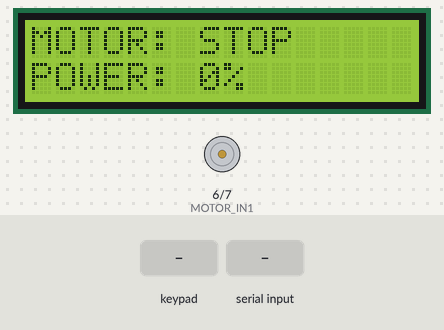
This program was run on a simulated Arduino Mega 2560, built with avr-gcc and run on an emulated ATmega2560. On the bench: 16×2 character LCD, motor-driver pin pairs drawn as motors (green arrow = first pin HIGH = forward, orange = second pin HIGH = backward, longer = more drive, scaled by the enable pin). The inputs (shaded band) are chosen by the test bench. What the program prints to the serial monitor is not drawn.

Above: at 3.0 s.
3.1 s: keypad keys 2 2 2 3 2 4 2 5 A pressed 0.4 s apart
At 3.6 s:
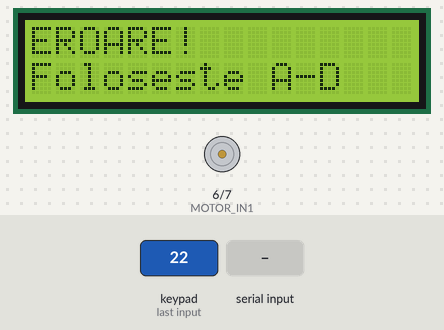
8.2 s: "motor\n" received over Serial
At 8.8 s:
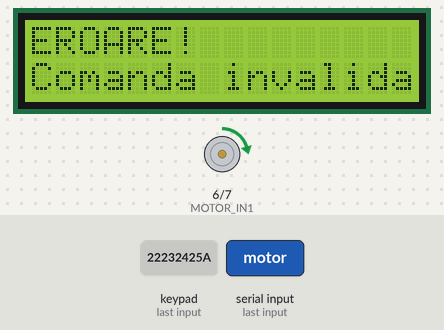
11.0 s: key 'C' pressed
At 11.7 s:
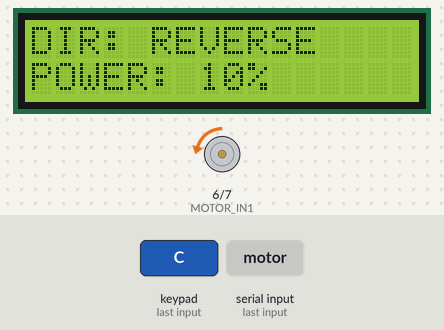
12.6 s: "motor max\n" received over Serial
At 13.9 s:
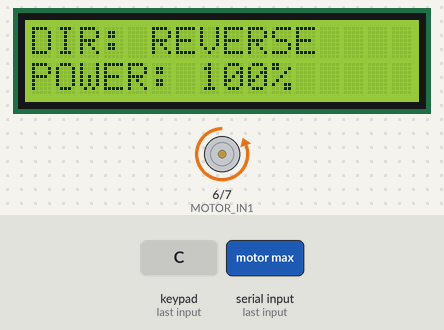
14.2 s: key '*' pressed
At 15.1 s:
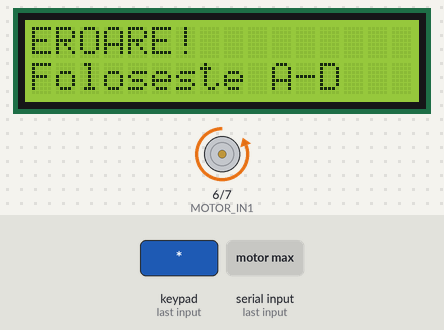
17.2 s: key 'C' pressed
At 18.2 s:
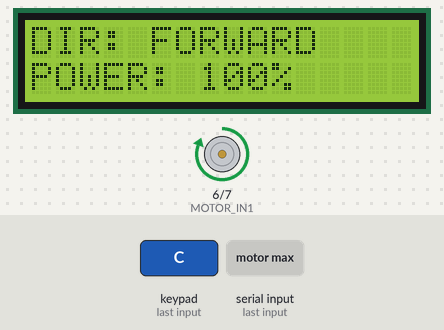
Timing chart, 0 to 19.8 s (numbered marks = the images above; inputs shaded):
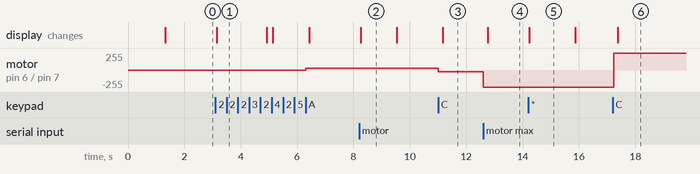

Measured:
- after the input at 3.1 s, motor on pin 6 (MOTOR_IN1) / pin 7 (MOTOR_IN2): stopped → forward 25/255 after 3.2 s; the display: changes after 0.05 s (image 1)
- after the input at 8.2 s, the display: changes after 0.05 s (image 2)
- after the input at 11.0 s, motor on pin 6 (MOTOR_IN1) / pin 7 (MOTOR_IN2): forward 25/255 → backward 25/255 at once; the display: changes after 0.17 s (image 3)
- after the input at 12.6 s, motor on pin 6 (MOTOR_IN1) / pin 7 (MOTOR_IN2): backward 25/255 → backward 255/255 at once; the display: changes after 0.17 s (image 4)
- after the input at 14.2 s, the display: changes at once (image 5)
- after the input at 17.2 s, motor on pin 6 (MOTOR_IN1) / pin 7 (MOTOR_IN2): backward 255/255 → forward 255/255 at once; the display: changes after 0.19 s (image 6)
- what the display in image 2 shows lasts 1.2 s, from 8.3 s to 9.5 s

The program:

main.cpp
```cpp
#include <Arduino.h>

#include "keypad_input.h"
#include "lcd_display.h"
#include "motor_control.h"
#include "motor_driver.h"
#include "reporting.h"
#include "serial_input.h"
#include "stdio_redirect.h"

void setup() {
    Serial.begin(9600);
    initStdio();
    initMotorDriver();
    initLcd();
    initKeypad();

    stopMotor();
    displayMotorState();

    printf("\nSistem initializat!\n");
    printf("Motor initial: STOP\n");
    showMenu();
    reportChange();
    printf("\nIntrodu o comanda: ");
}

void loop() {
    readSerialCommand();
    readKeypad();
    periodicReport();
}
```

command_processor.h
```cpp
#pragma once

void normalizeCommand(char* text);
void processSerialCommand(char* command);
```

motor_control.h
```cpp
#pragma once

int clampPower(int power);
void setMotorPower(int power);
void stopMotor();
void maxMotor();
void increaseMotorPower();
void decreaseMotorPower();
void reverseMotorDirection();
```

reporting.h
```cpp
#pragma once

void reportMotorState();
void reportChange();
void showMenu();
void periodicReport();
```

serial_input.h
```cpp
#pragma once

void readSerialCommand();
```

stdio_redirect.h
```cpp
#pragma once

void initStdio();
```

system_state.h
```cpp
#pragma once

extern int motorPower;
extern int motorDirection;
extern unsigned long lastReport;
```

command_processor.cpp
```cpp
#include <Arduino.h>
#include <ctype.h>
#include <stdio.h>
#include <stdlib.h>
#include <string.h>

#include "command_processor.h"
#include "config.h"
#include "lcd_display.h"
#include "motor_control.h"
#include "reporting.h"

void normalizeCommand(char* text) {
    size_t readIndex = 0;
    size_t writeIndex = 0;
    bool previousSpace = false;

    while (isspace((unsigned char)text[readIndex])) readIndex++;

    while (text[readIndex] != '\0') {
        char c = (char)tolower((unsigned char)text[readIndex++]);
        if (isspace((unsigned char)c)) {
            if (writeIndex > 0 && !previousSpace) {
                text[writeIndex++] = ' ';
                previousSpace = true;
            }
        }
        else {
            text[writeIndex++] = c;
            previousSpace = false;
        }
    }

    if (writeIndex > 0 && text[writeIndex - 1] == ' ') writeIndex--;
    text[writeIndex] = '\0';
}

void processSerialCommand(char* command) {
    normalizeCommand(command);
    if (command[0] == '\0') return;

    printf("\n[COMANDA] %s\n", command);
    char action[16] = "";
    char subcommand[16] = "";
    char valueText[16] = "";
    char extra[2] = "";
    int count = sscanf(command, "%15s %15s %15s %1s", action, subcommand, valueText, extra);

    if (count == 3 && strcmp(action, "motor") == 0 && strcmp(subcommand, "set") == 0) {
        char* endPtr;
        long value = strtol(valueText, &endPtr, 10);
        if (endPtr == valueText || *endPtr != '\0' || value < MIN_POWER || value > MAX_POWER) {
            printf("[EROARE] Puterea trebuie sa fie intre -100 si 100.\n");
            displayError("Valoare invalida");
            return;
        }
        setMotorPower((int)value);
        printf("[OK] Puterea motorului a fost setata.\n");
        reportChange();
    }
    else if (strcmp(command, "motor stop") == 0) {
        stopMotor();
        printf("[OK] Motor oprit!\n");
        reportChange();
    }
    else if (strcmp(command, "motor max") == 0) {
        maxMotor();
        printf("[OK] Putere maxima!\n");
        reportChange();
    }
    else if (strcmp(command, "motor inc") == 0) {
        increaseMotorPower();
        reportChange();
    }
    else if (strcmp(command, "motor dec") == 0) {
        decreaseMotorPower();
        reportChange();
    }
    else if (strcmp(command, "status") == 0) reportChange();
    else if (strcmp(command, "help") == 0) showMenu();
    else {
        printf("[EROARE] Comanda necunoscuta!\n");
        printf("Tasteaza help pentru comenzi.\n");
        displayError("Comanda invalida");
    }
}
```

motor_control.cpp
```cpp
#include <Arduino.h>
#include <stdio.h>

#include "config.h"
#include "motor_control.h"
#include "motor_driver.h"
#include "system_state.h"

int clampPower(int power) {
    return constrain(power, MIN_POWER, MAX_POWER);
}

void setMotorPower(int power) {
    power = clampPower(power);
    motorPower = power;

    if (power > 0) {
        motorDirection = 1;
    }
    else if (power < 0) {
        motorDirection = -1;
    }

    writeMotorHardware(motorPower);
}

void stopMotor() {
    setMotorPower(0);
}

void maxMotor() {
    setMotorPower(motorDirection * MAX_POWER);
}

void increaseMotorPower() {
    int currentMagnitude = abs(motorPower);

    if (currentMagnitude >= MAX_POWER) {
        printf("[LIMITA] Puterea maxima a fost atinsa!\n");
        return;
    }

    int newMagnitude = min(currentMagnitude + POWER_STEP, MAX_POWER);
    setMotorPower(motorDirection * newMagnitude);
}

void decreaseMotorPower() {
    int currentMagnitude = abs(motorPower);

    if (currentMagnitude == 0) {
        printf("[LIMITA] Motorul este deja oprit!\n");
        return;
    }

    int newMagnitude = max(currentMagnitude - POWER_STEP, 0);
    setMotorPower(motorDirection * newMagnitude);
}

void reverseMotorDirection() {
    motorDirection *= -1;

    if (motorPower != 0) {
        setMotorPower(motorDirection * abs(motorPower));
    }
}
```

reporting.cpp
```cpp
#include <Arduino.h>
#include <stdio.h>

#include "config.h"
#include "lcd_display.h"
#include "reporting.h"
#include "system_state.h"

void reportMotorState() {
    const char* direction;
    if (motorPower > 0) direction = "FORWARD";
    else if (motorPower < 0) direction = "REVERSE";
    else direction = "STOP";

    int pwmValue = map(abs(motorPower), 0, 100, 0, 255);
    printf("\n------- STARE MOTOR -------\n");
    printf("Directie: %s\n", direction);
    printf("Putere setata: %d%%\n", motorPower);
    printf("PWM: %d / 255\n", pwmValue);
    printf("Directie memorata: %s\n", motorDirection == 1 ? "FORWARD" : "REVERSE");
    printf("---------------------------\n");
    displayMotorState();
}

void reportChange() {
    reportMotorState();
    lastReport = millis();
}

void showMenu() {
    printf("\n================================\n");
    printf(" LABORATOR 4.2 - MOTOR L293D\n");
    printf("================================\n");
    printf("COMENZI SERIAL:\n");
    printf(" motor set N (-100..100)\n motor stop\n motor max\n motor inc\n motor dec\n status\n help\n");
    printf("\nCOMENZI KEYPAD:\n");
    printf(" A - Creste puterea +10%%\n B - Reduce puterea -10%%\n C - Schimba directia\n D - STOP imediat\n");
    printf("================================\n");
}

void periodicReport() {
    unsigned long now = millis();
    if (now - lastReport >= REPORT_INTERVAL) {
        reportMotorState();
        lastReport = now;
    }
}
```

serial_input.cpp
```cpp
#include <Arduino.h>
#include <ctype.h>
#include <stdio.h>

#include "command_processor.h"
#include "lcd_display.h"
#include "serial_input.h"

char serialBuffer[48];
size_t serialIndex = 0;
bool inputOverflow = false;

void readSerialCommand() {
    while (Serial.available() > 0) {
        char c = (char)Serial.read();
        if (c == '\r' || c == '\n') {
            if (serialIndex == 0 && !inputOverflow) continue;
            printf("\n");
            if (inputOverflow) {
                printf("[EROARE] Comanda prea lunga!\n");
                displayError("Text prea lung");
            }
            else {
                serialBuffer[serialIndex] = '\0';
                processSerialCommand(serialBuffer);
            }
            serialIndex = 0;
            inputOverflow = false;
            printf("\nIntrodu o comanda: ");
        }
        else if (c == '\b' || c == 127) {
            if (serialIndex > 0) {
                serialIndex--;
                Serial.print("\b \b");
            }
        }
        else if (isprint((unsigned char)c)) {
            Serial.write(c);
            if (!inputOverflow) {
                if (serialIndex < sizeof(serialBuffer) - 1) serialBuffer[serialIndex++] = c;
                else inputOverflow = true;
            }
        }
    }
}
```

stdio_redirect.cpp
```cpp
#include <Arduino.h>
#include <stdio.h>

#include "stdio_redirect.h"

static FILE serialOutput;

int serialPutChar(char c, FILE* stream) {
    (void)stream;

    if (c == '\n') {
        Serial.write('\r');
    }

    Serial.write(c);
    return 0;
}

void initStdio() {
    fdev_setup_stream(&serialOutput, serialPutChar, NULL, _FDEV_SETUP_WRITE);
    stdout = &serialOutput;
}
```

system_state.cpp
```cpp
#include "system_state.h"

int motorPower = 0;
int motorDirection = 1;
unsigned long lastReport = 0;
```

config.h
```cpp
#pragma once

#include <Arduino.h>

constexpr uint8_t MOTOR_ENA = 5;
constexpr uint8_t MOTOR_IN1 = 6;
constexpr uint8_t MOTOR_IN2 = 7;

constexpr int MIN_POWER = -100;
constexpr int MAX_POWER = 100;
constexpr int POWER_STEP = 10;

constexpr unsigned long REPORT_INTERVAL = 3000;
```

keypad_input.h
```cpp
#pragma once

void initKeypad();
void readKeypad();
```

lcd_display.h
```cpp
#pragma once

void initLcd();
void displayError(const char* message);
void displayMotorState();
```

motor_driver.h
```cpp
#pragma once

void initMotorDriver();
void writeMotorHardware(int power);
```

keypad_input.cpp
```cpp
#include <Arduino.h>
#include <Keypad.h>
#include <stdio.h>

#include "keypad_input.h"
#include "lcd_display.h"
#include "motor_control.h"
#include "reporting.h"

const byte ROWS = 4;
const byte COLS = 4;
char keys[ROWS][COLS] = {{'1', '2', '3', 'A'}, {'4', '5', '6', 'B'}, {'7', '8', '9', 'C'}, {'*', '0', '#', 'D'}};
byte rowPins[ROWS] = {22, 23, 24, 25};
byte colPins[COLS] = {26, 27, 28, 29};
Keypad keypad = Keypad(makeKeymap(keys), rowPins, colPins, ROWS, COLS);

void initKeypad() {
    keypad.setDebounceTime(30);
}

void readKeypad() {
    char key = keypad.getKey();
    if (key == NO_KEY) return;
    printf("\n[KEYPAD] Tasta: %c\n", key);

    switch (key) {
        case 'A': increaseMotorPower(); reportChange(); break;
        case 'B': decreaseMotorPower(); reportChange(); break;
        case 'C': reverseMotorDirection(); printf("[OK] Directie schimbata!\n"); reportChange(); break;
        case 'D': stopMotor(); printf("[STOP] Motor oprit!\n"); reportChange(); break;
        default:
            printf("[EROARE] Tasta neutilizata: %c\n", key);
            displayError("Foloseste A-D");
            break;
    }
}
```

lcd_display.cpp
```cpp
#include <Arduino.h>
#include <Wire.h>
#include <hd44780.h>
#include <hd44780ioClass/hd44780_I2Cexp.h>
#include <stdio.h>

#include "lcd_display.h"
#include "system_state.h"

hd44780_I2Cexp lcd;
bool lcdAvailable = false;

void initLcd() {
    Wire.begin();
    int result = lcd.begin(16, 2);

    if (result != 0) {
        printf("[EROARE LCD] Cod: %d\n", result);
        lcdAvailable = false;
        return;
    }

    lcdAvailable = true;
    lcd.backlight();
    lcd.clear();
    lcd.setCursor(0, 0);
    lcd.print("LABORATOR 4.2");
    lcd.setCursor(0, 1);
    lcd.print("MOTOR DC L293D");
    delay(1200);
}

void displayError(const char* message) {
    if (!lcdAvailable) return;
    lcd.clear();
    lcd.setCursor(0, 0);
    lcd.print("EROARE!");
    lcd.setCursor(0, 1);
    lcd.print(message);
}

void displayMotorState() {
    if (!lcdAvailable) return;
    lcd.clear();
    lcd.setCursor(0, 0);

    if (motorPower > 0) lcd.print("DIR: FORWARD");
    else if (motorPower < 0) lcd.print("DIR: REVERSE");
    else lcd.print("MOTOR: STOP");

    lcd.setCursor(0, 1);
    lcd.print("POWER: ");
    lcd.print(abs(motorPower));
    lcd.print("%");
}
```

motor_driver.cpp
```cpp
#include <Arduino.h>

#include "config.h"
#include "motor_driver.h"

void initMotorDriver() {
    digitalWrite(MOTOR_ENA, LOW);
    digitalWrite(MOTOR_IN1, LOW);
    digitalWrite(MOTOR_IN2, LOW);

    pinMode(MOTOR_ENA, OUTPUT);
    pinMode(MOTOR_IN1, OUTPUT);
    pinMode(MOTOR_IN2, OUTPUT);

    analogWrite(MOTOR_ENA, 0);
}

void writeMotorHardware(int power) {
    int pwmValue = map(abs(power), 0, 100, 0, 255);

    analogWrite(MOTOR_ENA, 0);

    if (power > 0) {
        digitalWrite(MOTOR_IN1, HIGH);
        digitalWrite(MOTOR_IN2, LOW);
    }
    else if (power < 0) {
        digitalWrite(MOTOR_IN1, LOW);
        digitalWrite(MOTOR_IN2, HIGH);
    }
    else {
        digitalWrite(MOTOR_IN1, LOW);
        digitalWrite(MOTOR_IN2, LOW);
    }

    analogWrite(MOTOR_ENA, pwmValue);
}
```
